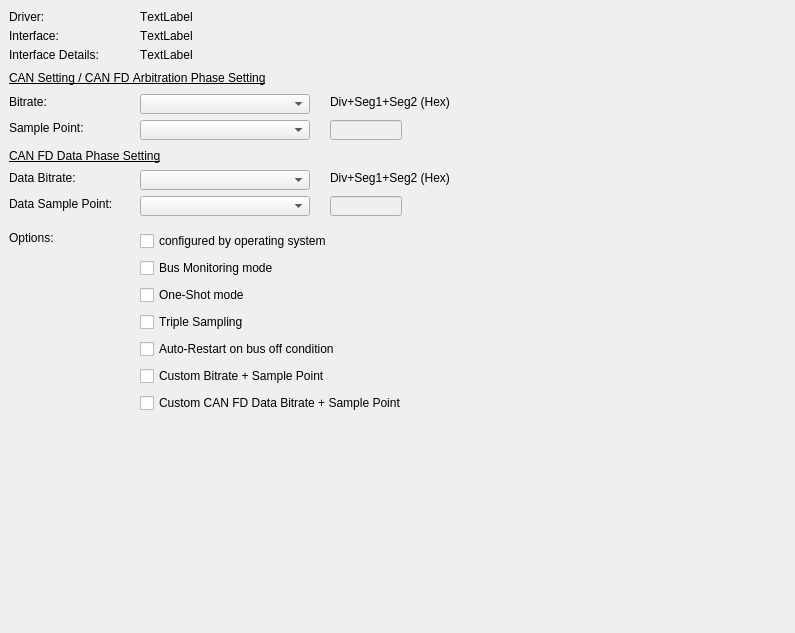
<?xml version="1.0" encoding="UTF-8"?>
<ui version="4.0">
 <class>GenericCanSetupPage</class>
 <widget class="QWidget" name="GenericCanSetupPage">
  <property name="geometry">
   <rect>
    <x>0</x>
    <y>0</y>
    <width>795</width>
    <height>633</height>
   </rect>
  </property>
  <property name="font">
   <font>
    <kerning>false</kerning>
   </font>
  </property>
  <property name="windowTitle">
   <string>Form</string>
  </property>
  <widget class="QLabel" name="label">
   <property name="geometry">
    <rect>
     <x>9</x>
     <y>9</y>
     <width>66</width>
     <height>16</height>
    </rect>
   </property>
   <property name="text">
    <string>Driver:</string>
   </property>
  </widget>
  <widget class="QLabel" name="laDriver">
   <property name="geometry">
    <rect>
     <x>140</x>
     <y>9</y>
     <width>610</width>
     <height>16</height>
    </rect>
   </property>
   <property name="text">
    <string>TextLabel</string>
   </property>
  </widget>
  <widget class="QLabel" name="label_3">
   <property name="geometry">
    <rect>
     <x>9</x>
     <y>28</y>
     <width>82</width>
     <height>16</height>
    </rect>
   </property>
   <property name="text">
    <string>Interface:</string>
   </property>
  </widget>
  <widget class="QLabel" name="laInterface">
   <property name="geometry">
    <rect>
     <x>140</x>
     <y>28</y>
     <width>610</width>
     <height>16</height>
    </rect>
   </property>
   <property name="text">
    <string>TextLabel</string>
   </property>
  </widget>
  <widget class="QLabel" name="label_5">
   <property name="geometry">
    <rect>
     <x>9</x>
     <y>47</y>
     <width>117</width>
     <height>16</height>
    </rect>
   </property>
   <property name="text">
    <string>Interface Details:</string>
   </property>
  </widget>
  <widget class="QLabel" name="laInterfaceDetails">
   <property name="geometry">
    <rect>
     <x>140</x>
     <y>47</y>
     <width>610</width>
     <height>16</height>
    </rect>
   </property>
   <property name="text">
    <string>TextLabel</string>
   </property>
  </widget>
  <widget class="QLabel" name="label_7">
   <property name="geometry">
    <rect>
     <x>9</x>
     <y>94</y>
     <width>69</width>
     <height>16</height>
    </rect>
   </property>
   <property name="text">
    <string>Bitrate:</string>
   </property>
  </widget>
  <widget class="QComboBox" name="cbBitrate">
   <property name="geometry">
    <rect>
     <x>140</x>
     <y>94</y>
     <width>170</width>
     <height>20</height>
    </rect>
   </property>
  </widget>
  <widget class="QLabel" name="label_8">
   <property name="geometry">
    <rect>
     <x>9</x>
     <y>120</y>
     <width>98</width>
     <height>16</height>
    </rect>
   </property>
   <property name="text">
    <string>Sample Point:</string>
   </property>
  </widget>
  <widget class="QComboBox" name="cbSamplePoint">
   <property name="geometry">
    <rect>
     <x>140</x>
     <y>120</y>
     <width>170</width>
     <height>20</height>
    </rect>
   </property>
  </widget>
  <widget class="QLabel" name="label_9">
   <property name="geometry">
    <rect>
     <x>9</x>
     <y>170</y>
     <width>121</width>
     <height>16</height>
    </rect>
   </property>
   <property name="text">
    <string>Data Bitrate:</string>
   </property>
  </widget>
  <widget class="QComboBox" name="cbBitrateFD">
   <property name="geometry">
    <rect>
     <x>140</x>
     <y>170</y>
     <width>170</width>
     <height>20</height>
    </rect>
   </property>
  </widget>
  <widget class="QLabel" name="label_10">
   <property name="geometry">
    <rect>
     <x>9</x>
     <y>196</y>
     <width>130</width>
     <height>16</height>
    </rect>
   </property>
   <property name="text">
    <string>Data Sample Point:</string>
   </property>
  </widget>
  <widget class="QComboBox" name="cbSamplePointFD">
   <property name="geometry">
    <rect>
     <x>140</x>
     <y>196</y>
     <width>170</width>
     <height>20</height>
    </rect>
   </property>
  </widget>
  <widget class="QLabel" name="label_11">
   <property name="geometry">
    <rect>
     <x>9</x>
     <y>230</y>
     <width>61</width>
     <height>16</height>
    </rect>
   </property>
   <property name="text">
    <string>Options:</string>
   </property>
  </widget>
  <widget class="QWidget" name="verticalLayoutWidget">
   <property name="geometry">
    <rect>
     <x>140</x>
     <y>230</y>
     <width>411</width>
     <height>185</height>
    </rect>
   </property>
   <layout class="QVBoxLayout" name="vbOptions">
    <item>
     <widget class="QCheckBox" name="cbConfigOS">
      <property name="text">
       <string>configured by operating system</string>
      </property>
     </widget>
    </item>
    <item>
     <widget class="QCheckBox" name="cbListenOnly">
      <property name="text">
       <string>Bus Monitoring mode</string>
      </property>
     </widget>
    </item>
    <item>
     <widget class="QCheckBox" name="cbOneShot">
      <property name="text">
       <string>One-Shot mode</string>
      </property>
     </widget>
    </item>
    <item>
     <widget class="QCheckBox" name="cbTripleSampling">
      <property name="text">
       <string>Triple Sampling</string>
      </property>
     </widget>
    </item>
    <item>
     <widget class="QCheckBox" name="cbAutoRestart">
      <property name="text">
       <string>Auto-Restart on bus off condition</string>
      </property>
     </widget>
    </item>
    <item>
     <widget class="QCheckBox" name="cbCustomBitrate">
      <property name="text">
       <string>Custom Bitrate + Sample Point</string>
      </property>
     </widget>
    </item>
    <item>
     <widget class="QCheckBox" name="cbCustomFdBitrate">
      <property name="text">
       <string>Custom CAN FD Data Bitrate + Sample Point</string>
      </property>
     </widget>
    </item>
   </layout>
  </widget>
  <widget class="QLineEdit" name="CustomBitrateSet">
   <property name="enabled">
    <bool>false</bool>
   </property>
   <property name="geometry">
    <rect>
     <x>330</x>
     <y>120</y>
     <width>72</width>
     <height>20</height>
    </rect>
   </property>
   <property name="inputMask">
    <string>HHHHHH</string>
   </property>
   <property name="text">
    <string notr="true"/>
   </property>
   <property name="maxLength">
    <number>6</number>
   </property>
   <property name="frame">
    <bool>true</bool>
   </property>
   <property name="cursorPosition">
    <number>6</number>
   </property>
   <property name="placeholderText">
    <string/>
   </property>
   <property name="cursorMoveStyle">
    <enum>Qt::LogicalMoveStyle</enum>
   </property>
   <property name="clearButtonEnabled">
    <bool>false</bool>
   </property>
  </widget>
  <widget class="QLabel" name="label_12">
   <property name="geometry">
    <rect>
     <x>330</x>
     <y>94</y>
     <width>141</width>
     <height>16</height>
    </rect>
   </property>
   <property name="text">
    <string>Div+Seg1+Seg2 (Hex)</string>
   </property>
  </widget>
  <widget class="QLabel" name="label_13">
   <property name="geometry">
    <rect>
     <x>330</x>
     <y>170</y>
     <width>141</width>
     <height>16</height>
    </rect>
   </property>
   <property name="text">
    <string>Div+Seg1+Seg2 (Hex)</string>
   </property>
  </widget>
  <widget class="QLineEdit" name="CustomFdBitrateSet">
   <property name="enabled">
    <bool>false</bool>
   </property>
   <property name="geometry">
    <rect>
     <x>330</x>
     <y>196</y>
     <width>72</width>
     <height>20</height>
    </rect>
   </property>
   <property name="inputMask">
    <string>HHHHHH</string>
   </property>
   <property name="text">
    <string notr="true"/>
   </property>
   <property name="maxLength">
    <number>6</number>
   </property>
   <property name="frame">
    <bool>true</bool>
   </property>
   <property name="cursorPosition">
    <number>6</number>
   </property>
   <property name="placeholderText">
    <string/>
   </property>
   <property name="cursorMoveStyle">
    <enum>Qt::LogicalMoveStyle</enum>
   </property>
   <property name="clearButtonEnabled">
    <bool>false</bool>
   </property>
  </widget>
  <widget class="QLabel" name="label_14">
   <property name="geometry">
    <rect>
     <x>9</x>
     <y>148</y>
     <width>231</width>
     <height>16</height>
    </rect>
   </property>
   <property name="font">
    <font>
     <bold>false</bold>
     <underline>true</underline>
     <kerning>false</kerning>
    </font>
   </property>
   <property name="text">
    <string>CAN FD Data Phase Setting</string>
   </property>
  </widget>
  <widget class="QLabel" name="label_15">
   <property name="geometry">
    <rect>
     <x>9</x>
     <y>70</y>
     <width>341</width>
     <height>16</height>
    </rect>
   </property>
   <property name="font">
    <font>
     <bold>false</bold>
     <underline>true</underline>
     <kerning>false</kerning>
    </font>
   </property>
   <property name="text">
    <string>CAN Setting / CAN FD Arbitration Phase Setting</string>
   </property>
  </widget>
 </widget>
 <resources/>
 <connections/>
</ui>
